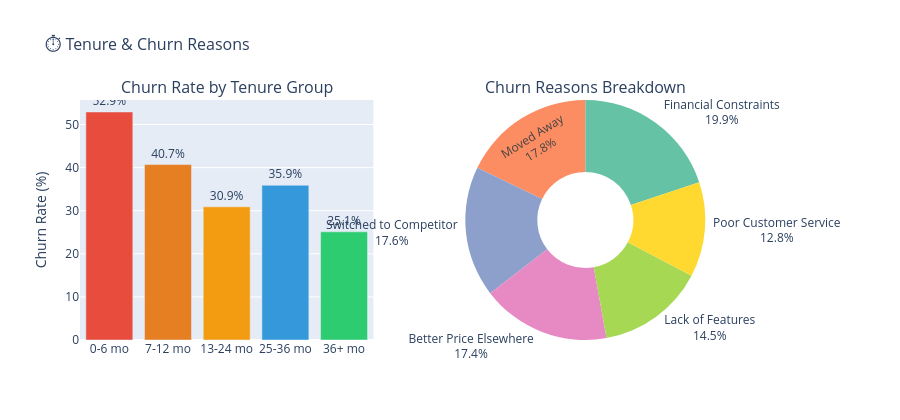

Here is the notebook cell this chart was saved with:
### Markdown cell above
## ⏱️ Tenure Group & Churn Reasons

### Code cell
fig = make_subplots(rows=1, cols=2,
    specs=[[{'type':'bar'}, {'type':'pie'}]],
    subplot_titles=['Churn Rate by Tenure Group', 'Churn Reasons Breakdown'])

tg = df.groupby('Tenure_Group', observed=True)['Churn'].mean().mul(100).round(1).reset_index()
tg.columns = ['Group','ChurnRate']
fig.add_trace(go.Bar(x=tg['Group'], y=tg['ChurnRate'],
    marker_color=['#e74c3c','#e67e22','#f39c12','#3498db','#2ecc71'],
    text=tg['ChurnRate'].apply(lambda x: f'{x:.1f}%'),
    textposition='outside', showlegend=False), row=1, col=1)

reasons = df[df['Churn']==1]['ChurnReason'].value_counts().reset_index()
reasons.columns = ['Reason','Count']
fig.add_trace(go.Pie(
    labels=reasons['Reason'], values=reasons['Count'],
    hole=0.4, textinfo='label+percent',
    marker_colors=px.colors.qualitative.Set2), row=1, col=2)

fig.update_yaxes(title_text='Churn Rate (%)', row=1, col=1)
fig.update_layout(height=420, title_text='⏱️ Tenure & Churn Reasons', title_font_size=16, showlegend=False)
fig.show()

### Figure 1 — Plotly figure (JSON) as saved in the notebook; plotly's stock layout.template omitted (floating-point values rounded to 4 significant figures)
{"data": [{"marker": {"color": ["#e74c3c", "#e67e22", "#f39c12", "#3498db", "#2ecc71"]}, "showlegend": false, "text": ["52.9%", "40.7%", "30.9%", "35.9%", "25.1%"], "textposition": "outside", "type": "bar", "x": ["0-6 mo", "7-12 mo", "13-24 mo", "25-36 mo", "36+ mo"], "xaxis": "x", "y": [52.9, 40.7, 30.9, 35.9, 25.1], "yaxis": "y"}, {"domain": {"x": [0.55, 1], "y": [0, 1]}, "hole": 0.4, "labels": ["Financial Constraints", "Moved Away", "Switched to Competitor", "Better Price Elsewhere", "Lack of Features", "Poor Customer Service"], "marker": {"colors": ["rgb(102,194,165)", "rgb(252,141,98)", "rgb(141,160,203)", "rgb(231,138,195)", "rgb(166,216,84)", "rgb(255,217,47)", "rgb(229,196,148)", "rgb(179,179,179)"]}, "textinfo": "label+percent", "type": "pie", "values": [95, 85, 84, 83, 69, 61]}], "layout": {"annotations": [{"font": {"size": 16}, "showarrow": false, "text": "Churn Rate by Tenure Group", "x": 0.225, "xanchor": "center", "xref": "paper", "y": 1, "yanchor": "bottom", "yref": "paper"}, {"font": {"size": 16}, "showarrow": false, "text": "Churn Reasons Breakdown", "x": 0.775, "xanchor": "center", "xref": "paper", "y": 1, "yanchor": "bottom", "yref": "paper"}], "height": 420, "showlegend": false, "title": {"font": {"size": 16}, "text": "⏱️ Tenure & Churn Reasons"}, "xaxis": {"anchor": "y", "domain": [0, 0.45]}, "yaxis": {"anchor": "x", "domain": [0, 1], "title": {"text": "Churn Rate (%)"}}}}
